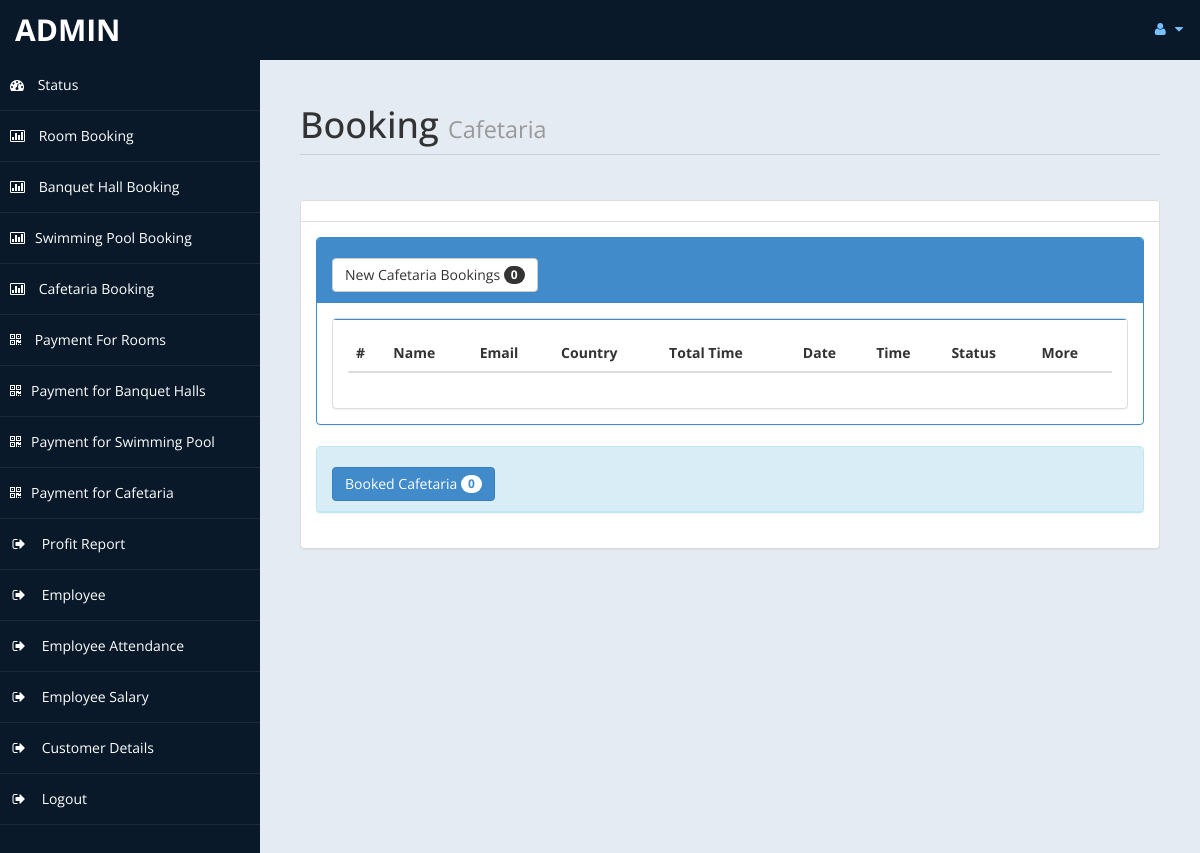
Page /admin/cafebooking.php (signed in) on the earlier database version.
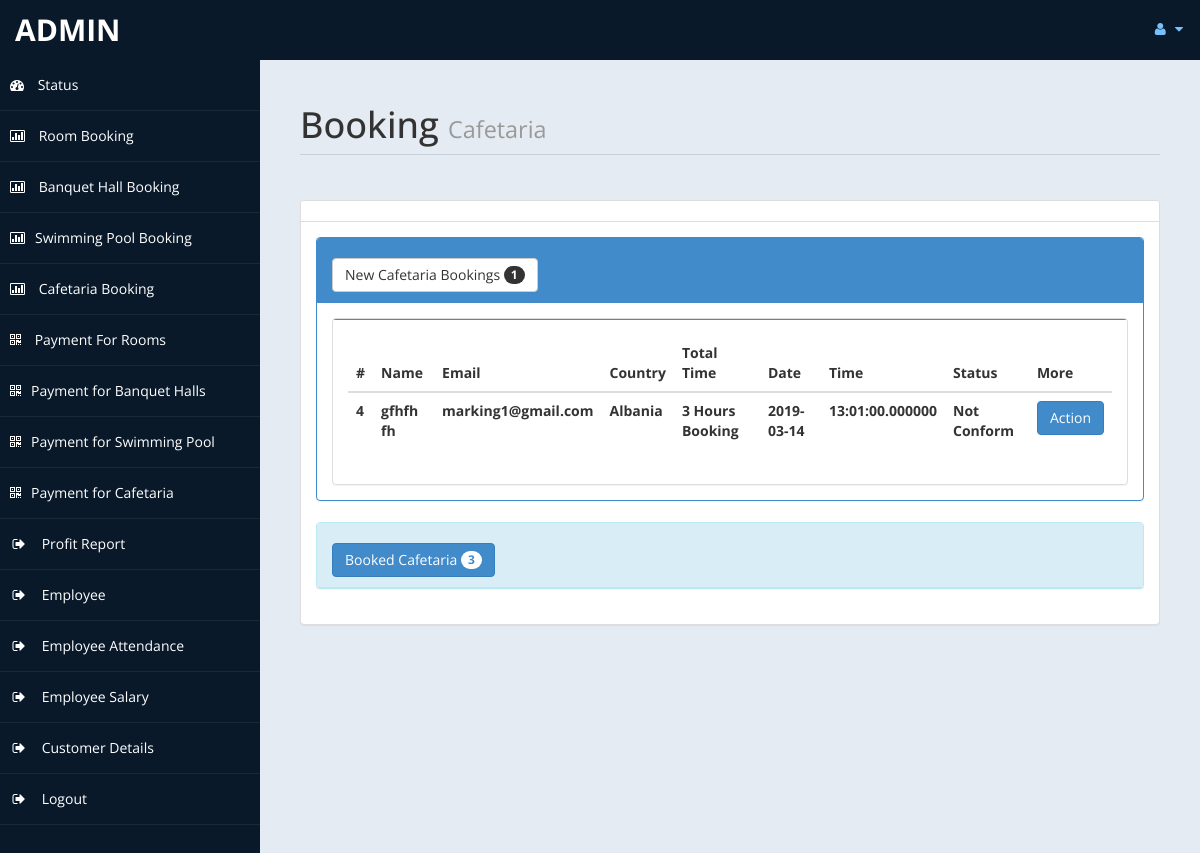
Same page on the later database version.
### tables this page shows
CREATE TABLE `cafebook` (
  `id` int(10) NOT NULL,
  `Title` varchar(50) NOT NULL,
  `FName` varchar(50) NOT NULL,
  `LName` varchar(50) NOT NULL,
  `Email` varchar(25) NOT NULL,
  `National` varchar(15) NOT NULL,
  `Country` varchar(15) NOT NULL,
  `Phone` int(10) NOT NULL,
  `Type` varchar(15) NOT NULL,
  `cinDate` date NOT NULL,
  `cinTime` time(6) NOT NULL,
  `stat` varchar(20) NOT NULL,
  `payment` int(20) NOT NULL
);

### admin/cafebooking.php (the view, shortened to what the changed rows need)
<!DOCTYPE html>
<html xmlns="http://www.w3.org/1999/xhtml">
<head>
    <link href="assets/css/bootstrap.css" rel="stylesheet" />
    <link href="assets/css/font-awesome.css" rel="stylesheet" />
    <link href="assets/js/morris/morris-0.4.3.min.css" rel="stylesheet" />
    <link href="assets/css/custom-styles.css" rel="stylesheet" />
</head>
<body>
    <div id="wrapper">
        <div id="page-wrapper">
            <div id="page-inner">
                <div class="row">
                    <div class="col-md-12">
                        <h1 class="page-header">
                            Booking <small>Cafetaria </small>
                        </h1>
                    </div>
                </div>
				<?php
						include ('db.php');
						$sql = "select * from cafebook";
						$re = mysqli_query($con,$sql);
						$c =0;
						while($row=mysqli_fetch_array($re) )
						{
								$new = $row['stat'];
								if($new=="Not Conform")
								{
									$c = $c + 1;
								}
						}
				?>
					<div class="row">
                <div class="col-md-12">
                    <div class="panel panel-default">
                        <div class="panel-body">
                            <div class="panel-group" id="accordion">
							<div class="panel panel-primary">
                                    <div class="panel-heading">
                                        <h4 class="panel-title">
                                            <a data-toggle="collapse" data-parent="#accordion" href="#collapseTwo">
											<button class="btn btn-default" type="button">
												 New Cafetaria Bookings  <span class="badge"><?php echo $c ; ?></span>
											</button>
											</a>
                                        </h4>
                                    </div>
                                    <div id="collapseTwo" class="panel-collapse in" style="height: auto;">
                                        <div class="panel-body">
                                           <div class="panel panel-default">
                        <div class="panel-body">
                            <div class="table-responsive">
                                <table class="table">
                                    <thead>
                                        <tr>
                                            <th>#</th>
                                            <th>Name</th>
                                            <th>Email</th>
                                            <th>Country</th>
											<th>Total Time</th>
											<th>Date</th>
											<th>Time</th>
											<th>Status</th>
											<th>More</th>
                                        </tr>
                                    </thead>
                                    <tbody>
									<?php
									$tsql = "select * from cafebook";
									$tre = mysqli_query($con,$tsql);
									while($trow=mysqli_fetch_array($tre) )
									{
										$co =$trow['stat'];
										if($co=="Not Conform")
										{
											echo"<tr>
												<th>".$trow['id']."</th>
												<th>".$trow['FName']." ".$trow['LName']."</th>
												<th>".$trow['Email']."</th>
												<th>".$trow['Country']."</th><th>";
												if($trow['Type'] == '3'){
													echo'3 Hours Booking';
												}
												elseif($trow['Type'] == '5'){
													echo'5 Hours Booking';
												}
												elseif($trow['Type'] == '12'){
													echo'Half Day Booking';
												}
												elseif($trow['Type'] == '6'){
													echo'Evening Booking';
												}
												elseif($trow['Type'] == '24'){
													echo'Full Day Booking';
												}
												echo"
												</th>
												<th>".$trow['cinDate']."</th>
												<th>".$trow['cinTime']."</th>
												<th>".$trow['stat']."</th>
												<th><a href='cafebook.php?rid=".$trow['id']." ' class='btn btn-primary'>Action</a></th>
												</tr>";
										}
									}
									?>
                                    </tbody>
                                </table>
                            </div>
                        </div>
                    </div>
                                        </div>
                                    </div>
                                </div>
                                </div>
								<?php
								$rsql = "SELECT * FROM `cafebook`";
								$rre = mysqli_query($con,$rsql);
								$r =0;
								while($row=mysqli_fetch_array($rre) )
								{
										$br = $row['stat'];
										if($br=="Conform")
										{
											$r = $r + 1;
										}
								}
								?>
                                <div class="panel panel-info">
                                    <div class="panel-heading">
                                        <h4 class="panel-title">
                                            <a data-toggle="collapse" data-parent="#accordion" href="#collapseOne" class="collapsed">
											<button class="btn btn-primary" type="button">
												 Booked Cafetaria  <span class="badge"><?php echo $r ; ?></span>
											</button>
											</a>
                                        </h4>
                                    </div>
                                </div>
            </div>
        </div>
    </div>
</body>
</html>

Differences in the rows shown:
added cafebook: id "4", FName "gfhfh", LName "fh", Email "marking1@gmail.com", Country "Albania", Type "3 Hours Booking", cinDate "2019-03-14", cinTime "13:01:00.000000", stat "Not Conform"
Other differences:
$c: "0" → "1"
$r: "0" → "3"
